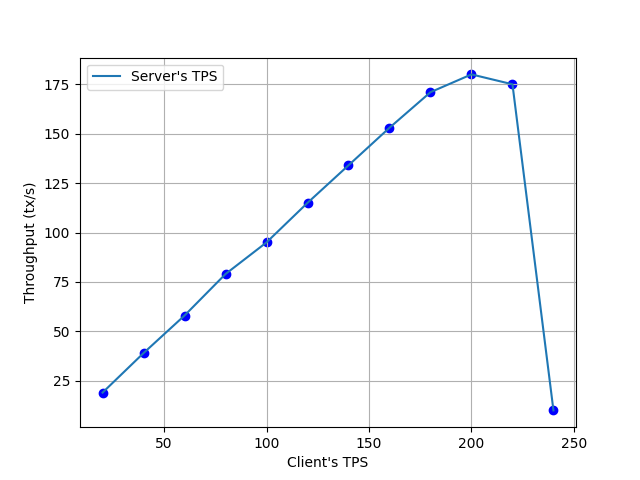

This figure's Python source:
import matplotlib.pyplot as plt
import numpy as np
from scipy.interpolate import interp1d

# 原始数据
clientstps = [20, 40, 60,80,100,120,140,160,180,200,220,240]
serverstps = [19, 39, 58, 79, 95, 115, 134, 153, 171,180,175,10]


# 插值平滑曲线
x_new = np.linspace(min(clientstps), max(clientstps), 100)
f1 = interp1d(clientstps, serverstps, kind='linear')

# 创建一个图形对象
plt.figure()

# 绘制平滑的曲线
plt.plot(x_new, f1(x_new), linestyle='-',label='Server\'s TPS')

# 绘制原始数据的标记
plt.scatter(clientstps, serverstps, marker='o', color='blue')


# 添加标题和标签
plt.xlabel('Client\'s TPS')
plt.ylabel('Throughput (tx/s)')

# 显示网格
plt.grid(True)

# 添加图例
plt.legend()

plt.savefig('Figure 5.png')





